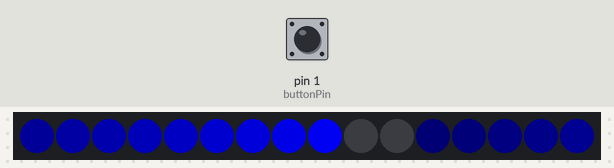
The sketch below on a simulated Arduino Uno, built with avr-gcc and run on an emulated ATmega328P. On the bench: 16 RGB LEDs in strip order, left to right. The test bench sets the inputs (shaded band); at power-on: pin 1 (buttonPin) LOW.

Above: at 0.45 s.
1.3 s: pin 1 (buttonPin) pulled HIGH for 3.2 s
At 4.65 s:
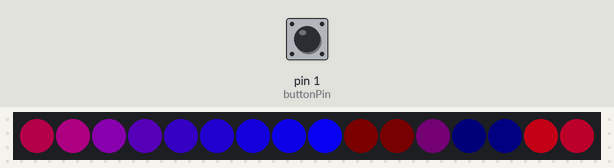
5.1 s: pin 1 (buttonPin) pulled HIGH for 0.15 s
5.8 s: pin 1 (buttonPin) pulled HIGH for 1 s
At 6.95 s:
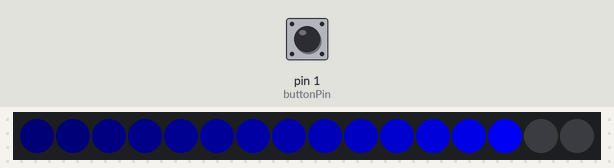
7.4 s: pin 1 (buttonPin) pulled HIGH for 0.15 s
At 7.85 s:
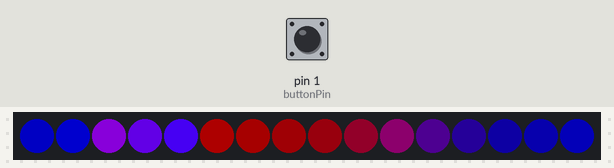
Timing chart, 0 to 10.4 s (numbered marks = the images above; inputs shaded):
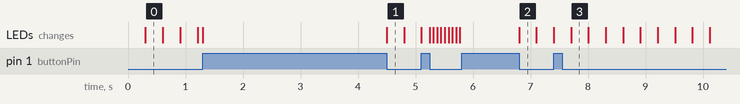

The sketch:

ironman.ino
```cpp
#include <Adafruit_NeoPixel.h>

#define PIN 0
#define LEDS 16
#define DECAY 8

const int buttonPin = 1;

Adafruit_NeoPixel strip = Adafruit_NeoPixel(LEDS, PIN, NEO_GRB + NEO_KHZ800);

const uint8_t PROGMEM gamma[] = {
    0,  0,  0,  0,  0,  0,  0,  0,  0,  0,  0,  0,  0,  0,  0,  0,
    0,  0,  0,  0,  0,  0,  0,  0,  0,  0,  0,  0,  1,  1,  1,  1,
    1,  1,  1,  1,  1,  1,  1,  1,  1,  2,  2,  2,  2,  2,  2,  2,
    2,  3,  3,  3,  3,  3,  3,  3,  4,  4,  4,  4,  4,  5,  5,  5,
    5,  6,  6,  6,  6,  7,  7,  7,  7,  8,  8,  8,  9,  9,  9, 10,
   10, 10, 11, 11, 11, 12, 12, 13, 13, 13, 14, 14, 15, 15, 16, 16,
   17, 17, 18, 18, 19, 19, 20, 20, 21, 21, 22, 22, 23, 24, 24, 25,
   25, 26, 27, 27, 28, 29, 29, 30, 31, 32, 32, 33, 34, 35, 35, 36,
   37, 38, 39, 39, 40, 41, 42, 43, 44, 45, 46, 47, 48, 49, 50, 50,
   51, 52, 54, 55, 56, 57, 58, 59, 60, 61, 62, 63, 64, 66, 67, 68,
   69, 70, 72, 73, 74, 75, 77, 78, 79, 81, 82, 83, 85, 86, 87, 89,
   90, 92, 93, 95, 96, 98, 99,101,102,104,105,107,109,110,112,114,
  115,117,119,120,122,124,126,127,129,131,133,135,137,138,140,142,
  144,146,148,150,152,154,156,158,160,162,164,167,169,171,173,175,
  177,180,182,184,186,189,191,193,196,198,200,203,205,208,210,213,
  215,218,220,223,225,228,231,233,236,239,241,244,247,249,252,255 };

const int maxModes = 3;
int mode = 0;
long debounceDelay = 50;

void setup() {
  strip.begin();
  strip.show(); // Initialize all pixels to 'off'
}

char blue, red, green;
int blue_pos, red_pos, green_pos;
unsigned int j;
void loop() {
  if(digitalRead(buttonPin) == HIGH) {
    delay(debounceDelay);
    if(digitalRead(buttonPin) == HIGH) {
      mode = (mode + 1) % maxModes;
      while(digitalRead(buttonPin) != LOW){}
    }
  }

  switch(mode) {
    case 0:
      for(int i = 0; i < LEDS; i++){
        blue = pgm_read_byte(&gamma[256 - (((j/5) + 16 - i) % LEDS) * (256 / LEDS)]);
        strip.setPixelColor(i, strip.Color(0, 0, blue));
      }
      strip.show();
      break;

    case 1:
      for(int i = 0; i < LEDS; i++){
        blue = pgm_read_byte(&gamma[256 - (((j/5) + 16 - i) % LEDS) * (256 / LEDS)]);
        red = pgm_read_byte(&gamma[((LEDS - (i + (j/11)) % LEDS)) * (180 / LEDS)]);
        strip.setPixelColor(i, strip.Color(red, 0, blue));
      }
      strip.show();
      break;

    case 2:
      strip.clear();
      for(int i = 0; i < 3; i++){
        strip.setPixelColor((j/11 + i) % LEDS, strip.Color(0, 236, 0));
        strip.setPixelColor((j/11 + i + LEDS/2) % LEDS, strip.Color(0, 236, 0));
      }
      strip.show();
      break;
  }

  j++;
  delay(5);
}
```

Measured:
- after the input at 1.3 s, the LEDs: change after 3.2 s (image 1)
- after the input at 5.8 s, the LEDs: change after 1.0 s (image 2)
- after the input at 7.4 s, the LEDs: first differ from a run without the input after 0.31 s (image 3)
